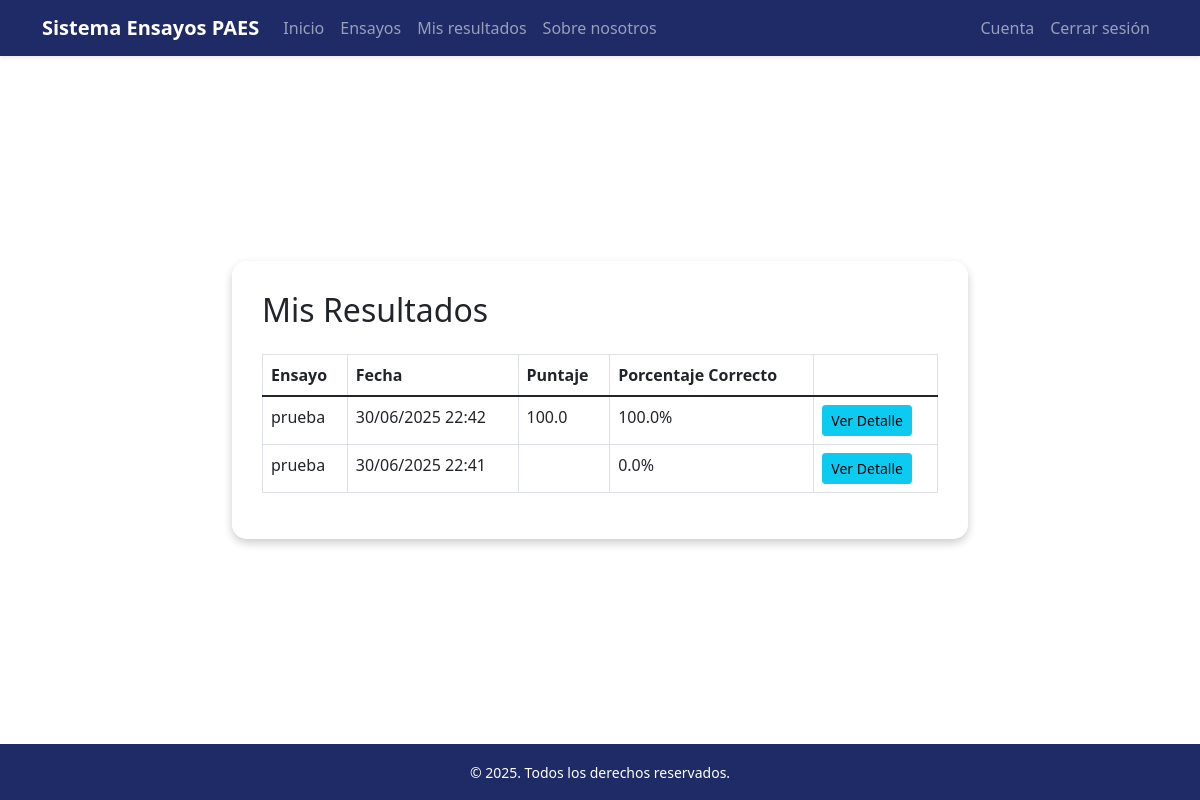
/estudiante/resultados/ (signed in), run on an earlier commit of the app's database.
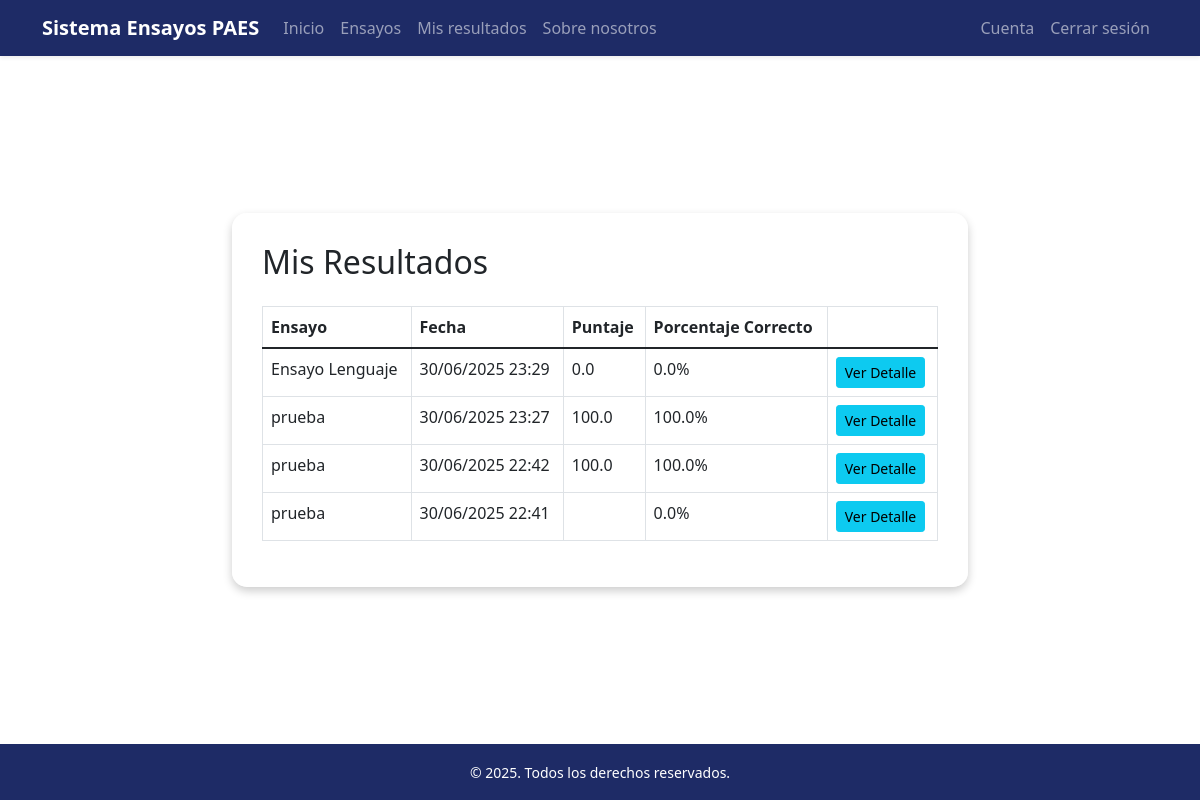
And on a later commit of the database.
### AutoridadDocente/models.py (models this page shows, shortened)
class RespuestaEnsayo(models.Model):
    estudiante = models.ForeignKey(User, on_delete=models.CASCADE, limit_choices_to={'role': 'Estudiante'})
    ensayo = models.ForeignKey(Ensayo, on_delete=models.CASCADE)
    fecha_respuesta = models.DateTimeField(auto_now_add=True)
    puntaje = models.FloatField(null=True, blank=True)  # ya calculado como porcentaje
    def porcentaje(self):
        return self.puntaje or 0

class Ensayo(models.Model):
    titulo = models.CharField(max_length=200)
    nivel = models.CharField(max_length=50, choices=User.NIVELES)
    colegio = models.CharField(max_length=100)
    temas = models.ManyToManyField(Tema,blank=True)
    preguntas = models.ManyToManyField(Pregunta,blank=True)
    fecha_creacion = models.DateTimeField(auto_now_add=True)

### Estudiante/views.py (the view)
# urls.py: path('resultados/', views.mis_resultados_view, name='mis_resultados'),
@login_required
def mis_resultados_view(request):
    estudiante = request.user
    resultados = RespuestaEnsayo.objects.filter(estudiante=estudiante).select_related('ensayo').order_by('-fecha_respuesta')
    return render(request, 'resultados/mis_resultados.html', {'resultados': resultados})

### Estudiante/templates/resultados/mis_resultados.html
{% extends 'base_estudiante.html' %}
{% block navegacion %}
<li class="nav-item"><a class="nav-link" href="{% url 'estudiante_index' %}">Inicio</a></li>
<li class="nav-item"><a class="nav-link" href="{% url 'ensayos' %}">Ensayos</a></li>
<li class="nav-item"><a class="nav-link"  href="{% url 'mis_resultados' %}">Mis resultados</a></li>
<li class="nav-item"><a class="nav-link" href="{% url 'aboutus' %}">Sobre nosotros</a></li>
{% endblock %}
{% block cuenta-atras %}
    <li class="nav-item"><a class="nav-link" href="{% url 'cuenta_estudiante' %}">Cuenta</a></li>
    <li class="nav-item"><a href="{% url 'logout' %}" class="nav-link">Cerrar sesión</a></li>
{% endblock %}
{% block content %}
<h2 class="mb-4">Mis Resultados</h2>
{% if resultados %}
<table class="table table-bordered">
    <thead>
        <tr>
            <th>Ensayo</th>
            <th>Fecha</th>
            <th>Puntaje</th>
            <th>Porcentaje Correcto</th>
            <th></th>
        </tr>
    </thead>
    <tbody>
        {% for r in resultados %}
        <tr>
            <td>{{ r.ensayo.titulo }}</td>
            <td>{{ r.fecha_respuesta|date:"d/m/Y H:i" }}</td>
            <td>{{ r.puntaje|floatformat:1 }}</td>
            <td>{{ r.porcentaje|floatformat:1 }}%</td>
            <td><a href="{% url 'detalle_resultado' r.id %}" class="btn btn-sm btn-info">Ver Detalle</a></td>
        </tr>
        {% endfor %}
    </tbody>
</table>
{% else %}
<p>No has completado ensayos aún.</p>
{% endif %}
{% endblock %}

What changed in the data, as far as the page shows it:
added RespuestaEnsayo: ensayo.titulo "Ensayo Lenguaje", fecha_respuesta "30/06/2025 23:29", puntaje "0.0", porcentaje "0.0"
added RespuestaEnsayo: ensayo.titulo "prueba", fecha_respuesta "30/06/2025 23:27", puntaje "100.0", porcentaje "100.0"
